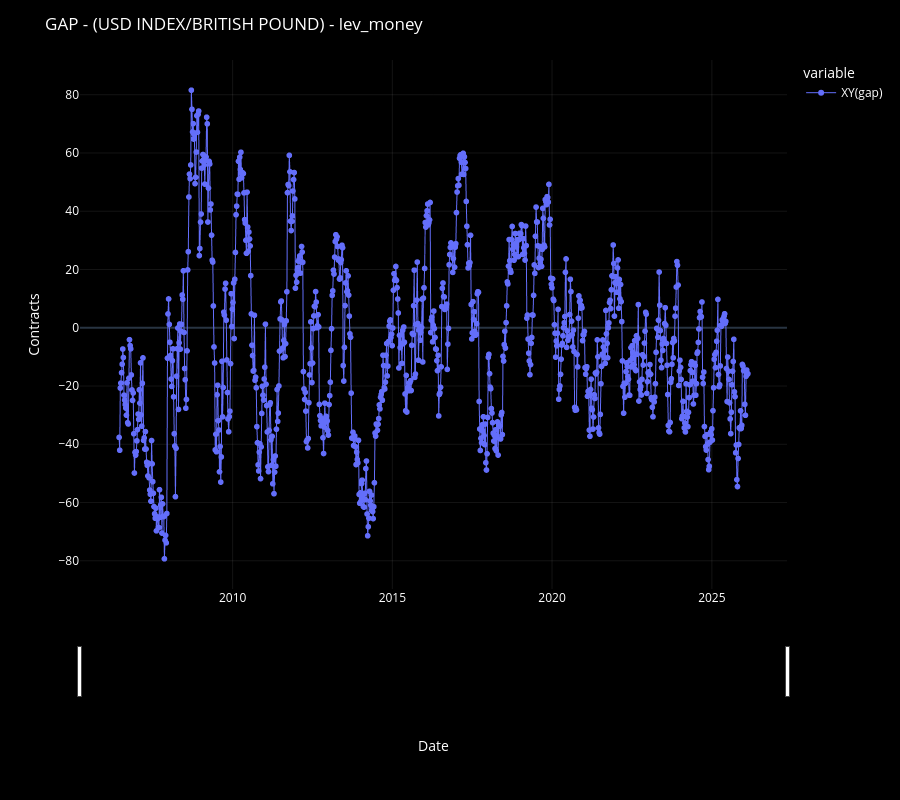

Source (notebook cell):
### Code cell
plot_df_chart(
    df,
    chart_title=f"GAP - ({PAIR[0]}/{PAIR[1]}) - {PARTICIPANT}",
)

### Figure 1 — Plotly figure (JSON) as saved in the notebook; plotly's stock layout.template omitted (floating-point values rounded to 4 significant figures; data arrays with more than 128 entries replaced by an {"elided": "..."} marker saying what was removed)
{"data": [{"hovertemplate": "<b>%{fullData.name}</b><br>%{y:.2f}<extra></extra>", "legendgroup": "XY(gap)", "line": {"color": "#636efa", "dash": "solid", "width": 1}, "marker": {"symbol": "circle"}, "mode": "lines+markers", "name": "XY(gap)", "showlegend": true, "type": "scattergl", "x": {"elided": "1028 str values"}, "xaxis": "x", "y": {"elided": "1028 float values"}, "yaxis": "y"}], "layout": {"dragmode": "zoom", "font": {"color": "white", "size": 12}, "height": 800, "legend": {"bgcolor": "rgba(0,0,0,0)", "itemclick": "toggle", "itemdoubleclick": "toggleothers", "title": {"text": "variable"}, "tracegroupgap": 0}, "margin": {"t": 60}, "paper_bgcolor": "black", "plot_bgcolor": "black", "title": {"text": "GAP - (USD INDEX/BRITISH POUND) - lev_money"}, "xaxis": {"anchor": "y", "domain": [0, 1], "gridcolor": "rgba(255,255,255,0.08)", "rangeslider": {"visible": true}, "showgrid": true, "title": {"text": "Date"}}, "yaxis": {"anchor": "x", "domain": [0, 1], "fixedrange": false, "gridcolor": "rgba(255,255,255,0.08)", "showgrid": true, "title": {"text": "Contracts"}}}}
